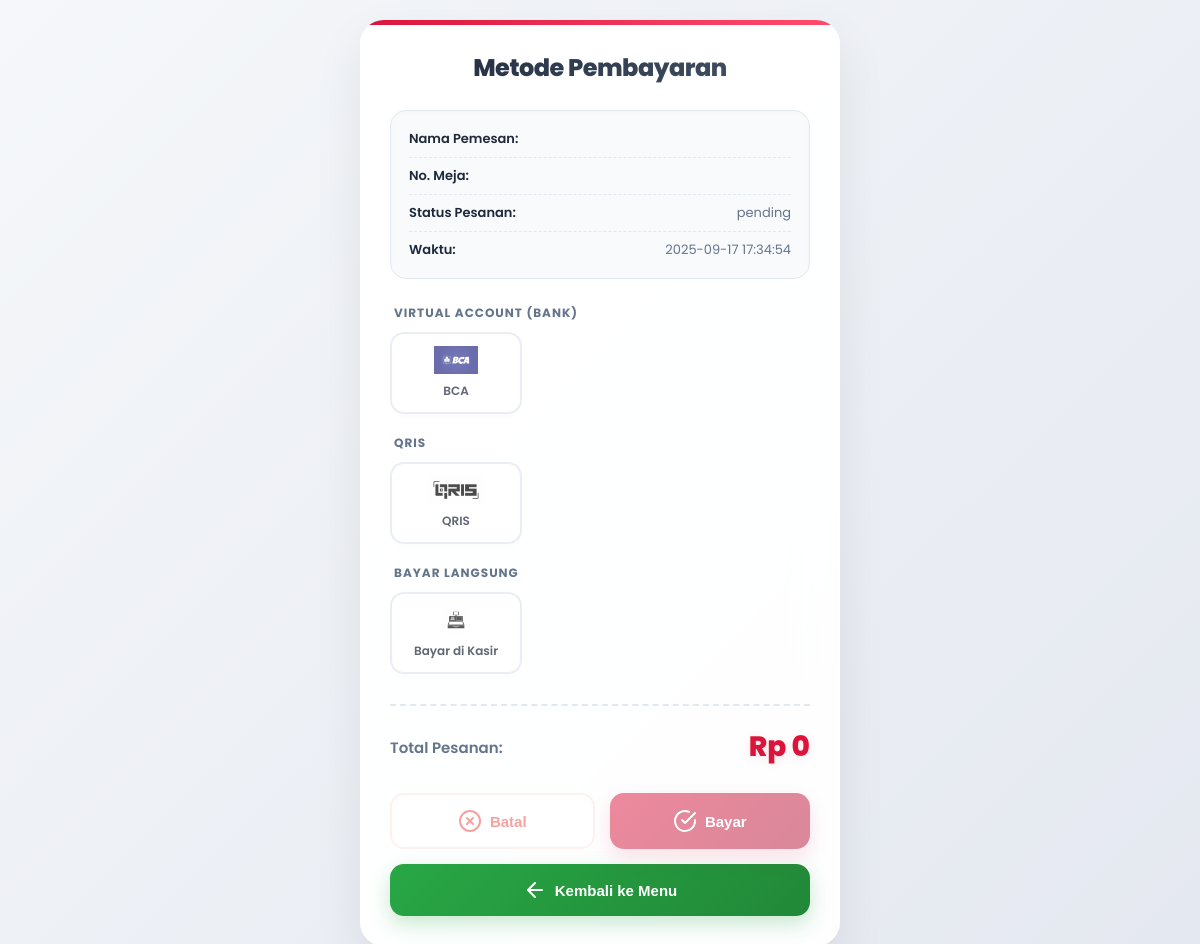
/payment.php?id=1, run on the app's committed database.
### tables this page shows
CREATE TABLE `transaksi` (
  `id_transaksi` int NOT NULL,
  `id_admin` int DEFAULT NULL,
  `nama_pemesan` varchar(100) NOT NULL,
  `nomor_meja` varchar(25) NOT NULL,
  `status_pesanan` enum('draft','pending','diproses','selesai','dibayar') NOT NULL,
  `waktu_pemesanan` timestamp NOT NULL DEFAULT CURRENT_TIMESTAMP,
  `total` decimal(10,2) NOT NULL
);

### payment.php (the view, shortened to what this page needs)
<?php
include "koneksi.php";
$id_transaksi = isset($_GET['id']) ? (int)$_GET['id'] : 0;
$qTrans = mysqli_query($conn, "SELECT * FROM transaksi WHERE id_transaksi=$id_transaksi");
$transaksi = mysqli_fetch_assoc($qTrans);
?>
<!DOCTYPE html>
<html lang="id">
<head>
  <link rel="stylesheet" href="css/payment.css" />
</head>
<body>
  <div class="pg-container">
    <div class="card">
      <h2>Metode Pembayaran</h2>
      <div id="orderInfo" class="info-box">
        <p><strong>Nama Pemesan:</strong> <?= htmlspecialchars($transaksi['nama_pemesan']) ?></p>
        <p><strong>No. Meja:</strong> <?= htmlspecialchars($transaksi['nomor_meja']) ?></p>
        <p><strong>Status Pesanan:</strong> <?= htmlspecialchars($transaksi['status_pesanan']) ?></p>
        <p><strong>Waktu:</strong> <?= htmlspecialchars($transaksi['waktu_pemesanan']) ?></p>
      </div>
      <form method="POST" action="" id="paymentForm" enctype="multipart/form-data">
        <div class="payment-methods">
          <h3>Virtual Account (Bank)</h3>
          <div class="method-grid">
            <div class="method" data-method="transfer">
              <img src="image_logo/bca.jpg" alt="BCA" /><span>BCA</span>
            </div>
          </div>
        </div>
        <div class="payment-methods">
          <h3>QRIS</h3>
          <div class="method-grid">
            <div class="method" data-method="qris">
              <img src="image_logo/qris.jpg" alt="QRIS" /><span>QRIS</span>
            </div>
          </div>
        </div>
        <div class="payment-methods">
          <h3>Bayar Langsung</h3>
          <div class="method-grid">
            <div class="method kasir" data-method="cash">
              <img src="image_logo/kasir.jpg" alt="Kasir" /><span>Bayar di Kasir</span>
            </div>
          </div>
        </div>
        <div class="total-box">
          <h3>Total Pesanan:</h3>
          <div id="totalAmount" class="total-amount">
            Rp <?= number_format((float)$transaksi['total'], 0, ',', '.') ?>
          </div>
        </div>
        <div class="btn-row">
          <button class="btn danger" type="button" onclick="history.back();">
            <i data-feather="x-circle"></i> Batal
          </button>
          <button class="btn success" type="submit">
            <i data-feather="check-circle"></i> Bayar
          </button>
        </div>
      </form>
    </div>
  </div>
</body>
</html>

### css/payment.css (style rules this page uses)
:root { --primary: #dc143c; --primary-dark: #b31237; --primary-light: rgba(220, 20, 60, 0.1); --bg-gradient: linear-gradient(135deg, #f5f7fa 0%, #e4e8f0 100%); --text-main: #1e293b; --text-muted: #64748b; --success: #10b981; --danger: #ef4444; --info: #3b82f6; --card-bg: rgba(255, 255, 255, 0.95); }
* { box-sizing: border-box; margin: 0; padding: 0; }
body { font-family: 'Poppins', sans-serif; background: var(--bg-gradient); min-height: 100vh; display: flex; justify-content: center; align-items: center; color: var(--text-main); padding: 20px; }
.pg-container { width: 100%; max-width: 480px; perspective: 1000px; }
.card { background: var(--card-bg); backdrop-filter: blur(20px); -webkit-backdrop-filter: blur(20px); border-radius: 24px; padding: 30px; box-shadow: 0 20px 50px rgba(0, 0, 0, 0.08), inset 0 0 0 1px rgba(255, 255, 255, 0.5); animation: floatIn 0.6s cubic-bezier(0.16, 1, 0.3, 1) forwards; position: relative; overflow: hidden; }
.card::before { content: ''; position: absolute; top: 0; left: 0; width: 100%; height: 5px; background: linear-gradient(90deg, var(--primary), #ff4d6d); }
.card h2 { text-align: center; font-size: 24px; font-weight: 800; margin-bottom: 25px; background: linear-gradient(135deg, var(--text-main), #475569); -webkit-background-clip: text; background-clip: text; -webkit-text-fill-color: transparent; letter-spacing: -0.5px; }
.info-box { background: #f8fafc; padding: 18px; border-radius: 16px; margin-bottom: 25px; border: 1px solid #e2e8f0; box-shadow: inset 0 2px 4px rgba(0, 0, 0, 0.02); }
.info-box p { font-size: 13px; color: var(--text-muted); margin-bottom: 8px; display: flex; justify-content: space-between; align-items: center; border-bottom: 1px dashed #e2e8f0; padding-bottom: 8px; }
.info-box p:last-child { border-bottom: none; margin-bottom: 0; padding-bottom: 0; }
.info-box strong { color: var(--text-main); font-weight: 600; }
.payment-methods { margin-bottom: 20px; }
.payment-methods h3 { font-size: 12px; text-transform: uppercase; letter-spacing: 1px; color: var(--text-muted); font-weight: 700; margin-bottom: 10px; padding-left: 4px; }
.method-grid { display: grid; grid-template-columns: repeat(auto-fill, minmax(100px, 1fr)); gap: 12px; }
.method { background: #ffffff; border: 2px solid #e2e8f0; border-radius: 14px; padding: 12px 10px; display: flex; flex-direction: column; align-items: center; justify-content: center; gap: 8px; cursor: pointer; transition: all 0.3s cubic-bezier(0.4, 0, 0.2, 1); box-shadow: 0 4px 6px rgba(0, 0, 0, 0.02); position: relative; overflow: hidden; }
.method img { height: 28px; object-fit: contain; transition: transform 0.3s ease; }
.method span { font-size: 12px; font-weight: 600; color: var(--text-main); text-align: center; }
.total-box { margin-top: 30px; padding-top: 20px; border-top: 2px dashed #e2e8f0; display: flex; justify-content: space-between; align-items: center; }
.total-box h3 { font-size: 15px; color: var(--text-muted); font-weight: 600; }
.total-amount { font-size: 28px; font-weight: 800; color: var(--primary); text-shadow: 0 2px 10px var(--primary-light); }
.btn-row { display: flex; gap: 15px; margin-top: 25px; }
.btn { flex: 1; padding: 14px 20px; border: none; border-radius: 14px; font-size: 15px; font-weight: 700; cursor: pointer; display: flex; justify-content: center; align-items: center; gap: 8px; transition: all 0.3s cubic-bezier(0.4, 0, 0.2, 1); color: #fff; }
.btn.danger { background: #fff; color: var(--danger); border: 2px solid #fee2e2; }
.btn.success { background: linear-gradient(135deg, var(--primary), var(--primary-dark)); box-shadow: 0 8px 20px rgba(220, 20, 60, 0.25); }

### data on the page
transaksi: status_pesanan "pending", waktu_pemesanan "2025-09-17 17:34:54", total "0"
